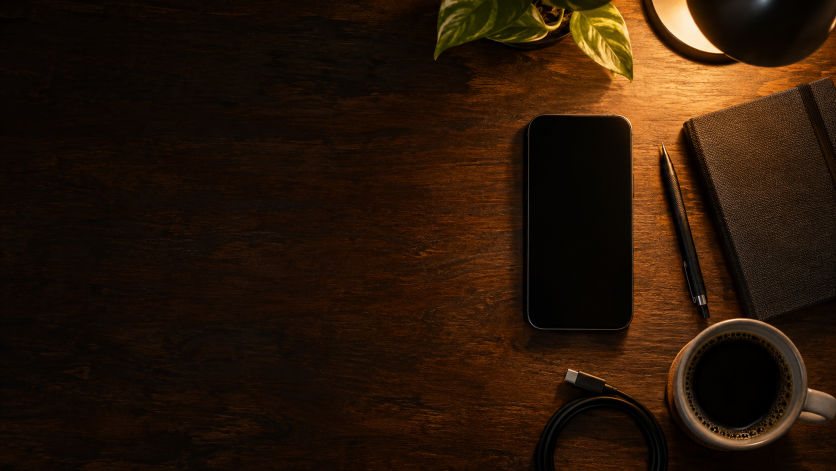
#> input picture submission/deck_assets/hero_raw.png, 1672 x 941 px (shown at 1/2 size)
$ python make_hero.py
#> lines starting #> are read from the running program, lines starting #| are printed output that depends on the picture; after the words box and inside, x2 and y2 are one past the last pixel; in counts of white or black regions, pixels touching at a corner belong together
"""Composite the REAL TapTrace phone UI (from the headless console screenshot) onto the phone in the cover photo.

inputs : submission/deck_assets/hero_raw.png   (photo, generated once with ChatGPT image generation, phone screen blank)
         submission/deck_assets/shots/console.png (headless Edge screenshot of demo/ at 2x)
outputs: submission/deck_assets/hero.jpg (cover), hero_dark.jpg (closing slide)
"""
from pathlib import Path

import numpy as np
from PIL import Image, ImageDraw, ImageEnhance, ImageFilter

A = Path(__file__).resolve().parents[1] / "submission" / "deck_assets"


def screen_box(photo: Image.Image):
    """Find the dark glass rectangle of the phone inside its rough bbox (right half of the frame)."""
    g = np.asarray(photo.convert("L"), dtype=np.float32)
    x0, x1, y0, y1 = 1000, 1320, 180, 720  # generous search window around the phone
    sub = g[y0:y1, x0:x1]
    dark = sub < 18
    cols = np.where(dark.mean(axis=0) > 0.6)[0]
    rows = np.where(dark.mean(axis=1) > 0.6)[0]
    return x0 + cols.min(), y0 + rows.min(), x0 + cols.max(), y0 + rows.max()


def main():
    photo = Image.open(A / "hero_raw.png").convert("RGB")
#> photo is the input picture: PIL image 1672x941 RGB; mean R, G, B 41, 22.7, 8.5
    # glass edges measured from brightness scans of hero_raw.png (metal frame at x=1056/1264, y=230/658)
    bx0, by0, bx1, by1 = 1065, 242, 1256, 649
    bw, bh = bx1 - bx0, by1 - by0
    print("screen box", (bx0, by0, bx1, by1), bw, bh)

    shot = Image.open(A / "shots" / "console.png").convert("RGB")
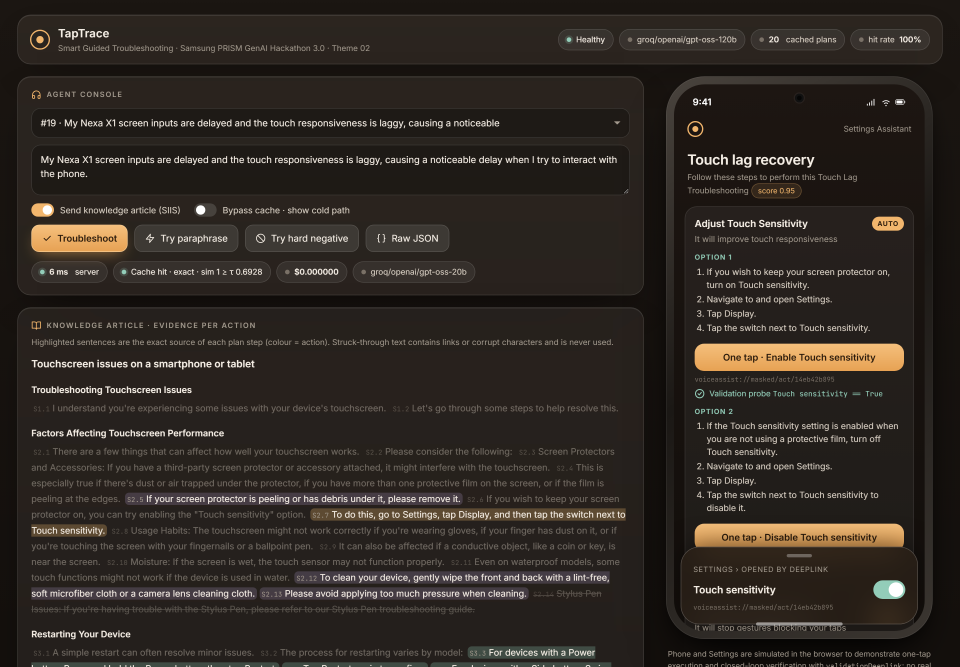
#> input picture submission/deck_assets/shots/console.png, 2880 x 2000 px (shown at 1/3 size)
#> shot is the input picture: PIL image 2880x2000 RGB; mean R, G, B 47.9, 41.4, 35.8
    ui = shot.crop((2020, 254, 2772, 1894))  # inner phone screen of the real console (2x screenshot)
    # cover-fit the UI into the screen box
    s = max(bw / ui.width, bh / ui.height)
#> s = 0.254
    ui = ui.resize((int(ui.width * s) + 1, int(ui.height * s) + 1), Image.LANCZOS)
#> ui: PIL image 192x417 RGB
    ui = ui.crop((0, 0, bw, bh))
#> ui: PIL image 191x407 RGB
    # match the night scene: a phone at ~70% brightness, slightly warm
    ui = ImageEnhance.Brightness(ui).enhance(0.86)
    warm = Image.new("RGB", ui.size, (255, 214, 170))
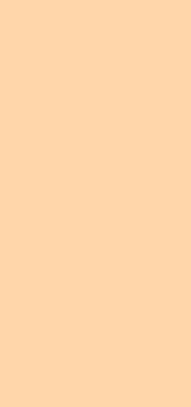
#> warm: PIL image 191x407 RGB; mean R, G, B 255, 214, 170
    ui = Image.blend(ui, warm, 0.05)
    # glass reflection: soft diagonal highlight
    refl = Image.new("L", ui.size, 0)
#> refl: PIL image 191x407 L; every value is 0
    d = ImageDraw.Draw(refl)
    d.polygon([(0, 0), (int(bw * 0.55), 0), (0, int(bh * 0.35))], fill=26)
    refl = refl.filter(ImageFilter.GaussianBlur(18))
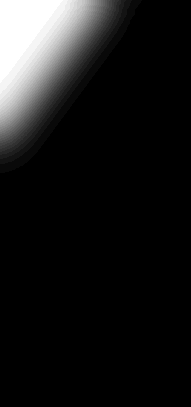
#> refl: PIL image 191x407 L; min 0, max 26, mean 2.6; drawn with min black and max white
    ui = Image.composite(Image.new("RGB", ui.size, (255, 255, 255)), ui, refl)
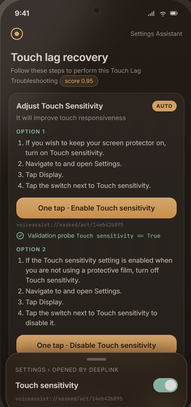
#> ui: PIL image 191x407 RGB; mean R, G, B 60.4, 50.4, 40.6
    # rounded-corner mask
    mask = Image.new("L", ui.size, 0)
    ImageDraw.Draw(mask).rounded_rectangle((0, 0, bw - 1, bh - 1), radius=int(bw * 0.11), fill=255)
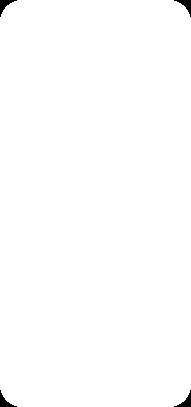
#> mask: PIL image 191x407 L; 99.5% white; 4 black regions, box (x1, y1, x2, y2) and area: (0, 0, 17, 17) 102, (174, 0, 191, 17) 102, (0, 390, 17, 407) 102, (174, 390, 191, 407) 102
    mask = mask.filter(ImageFilter.GaussianBlur(0.8))
    out = photo.copy()
    out.paste(ui, (bx0, by0), mask)

    # left-side legibility gradient (text sits on the left 50%)
    W, H = out.size
#> W = 1672; H = 941
    grad = np.zeros((H, W), dtype=np.float32)
    xs = np.linspace(0, 1, W)
#> xs = 1672 values from 0 to 1
    grad[:] = np.clip((0.62 - xs) / 0.62, 0, 1) ** 1.4 * 0.55
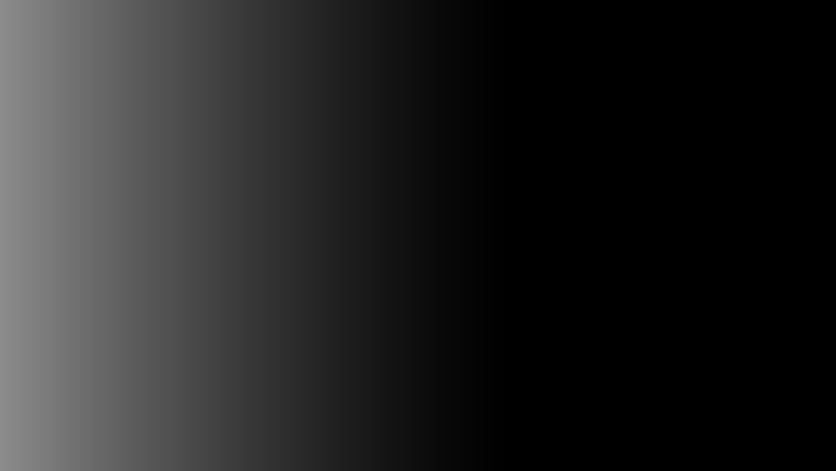
#> grad: shape (941, 1672) float32 (shown at 1/2 size); min 0, max 0.55, mean 0.142
    dark = Image.fromarray((grad * 255).astype("uint8"))
    out = Image.composite(Image.new("RGB", out.size, (8, 10, 16)), out, dark)
    out = out.resize((1920, int(1920 * H / W)), Image.LANCZOS)
#> out: PIL image 1920x1080 RGB
    out.save(A / "hero.jpg", quality=92)
    darker = ImageEnhance.Brightness(out).enhance(0.45).filter(ImageFilter.GaussianBlur(2))
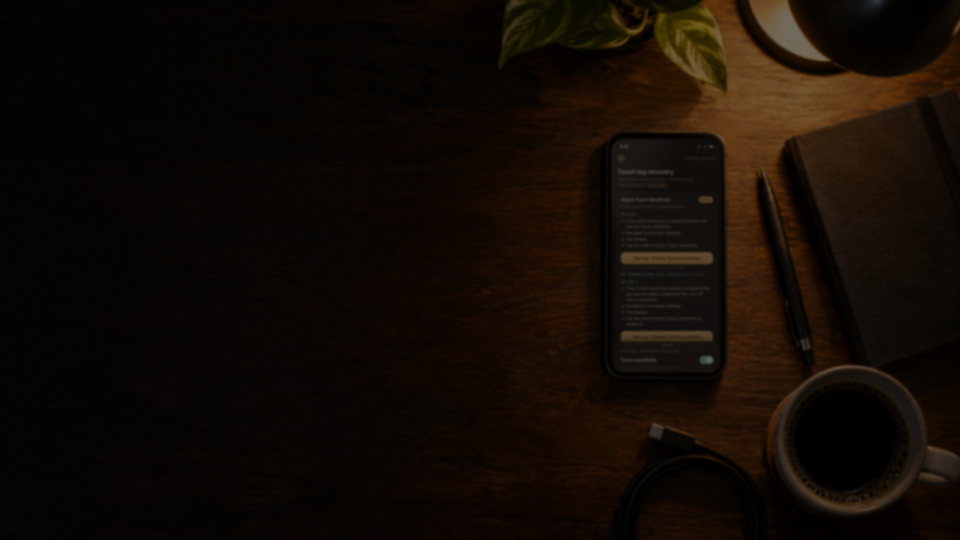
#> darker: PIL image 1920x1080 RGB (shown at 1/2 size); mean R, G, B 18.5, 10.9, 5
    darker.save(A / "hero_dark.jpg", quality=90)
    print("saved hero.jpg", out.size)
#| saved hero.jpg (1920, 1080)


if __name__ == "__main__":
    main()
